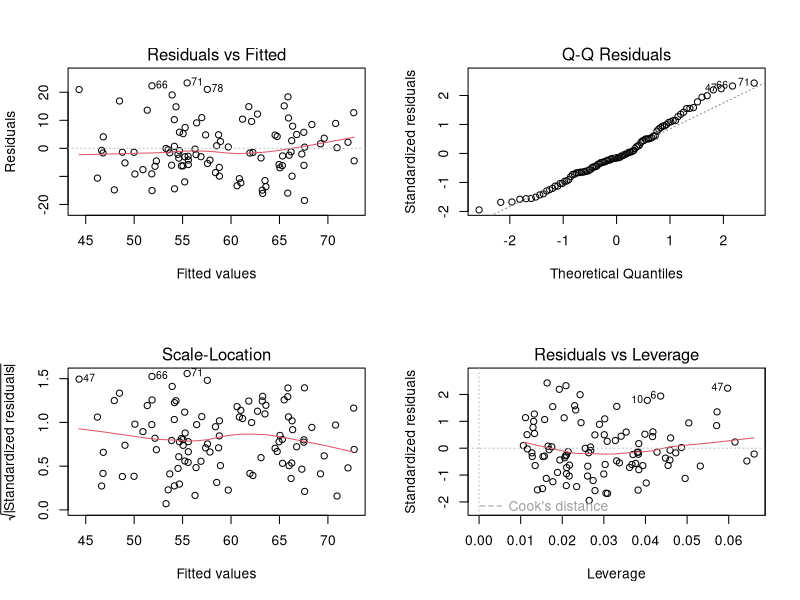
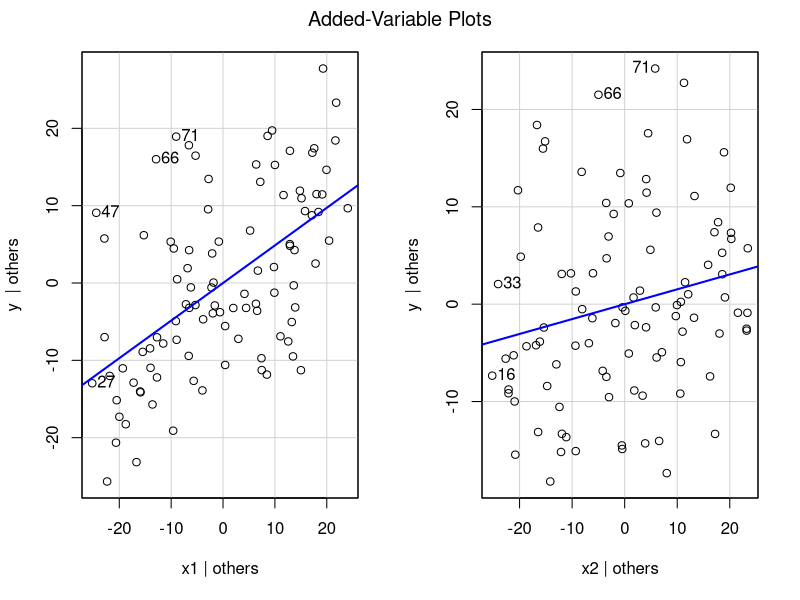
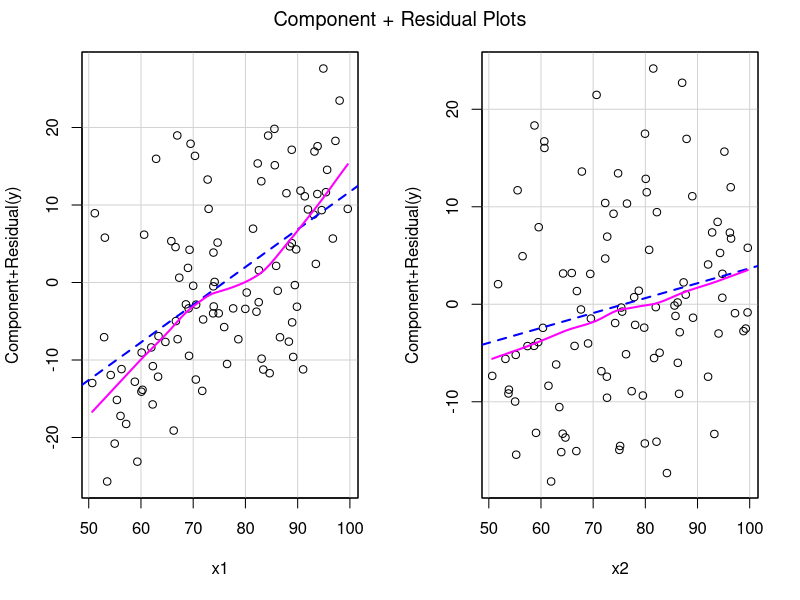
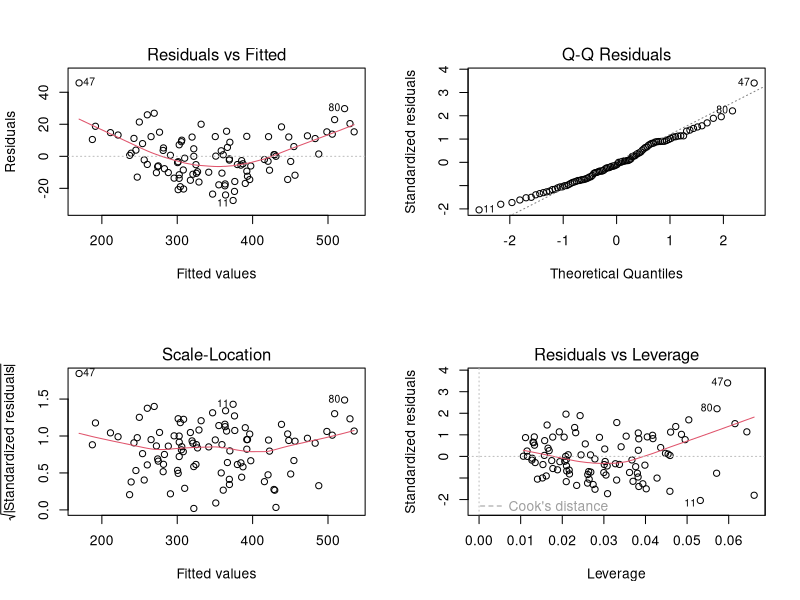
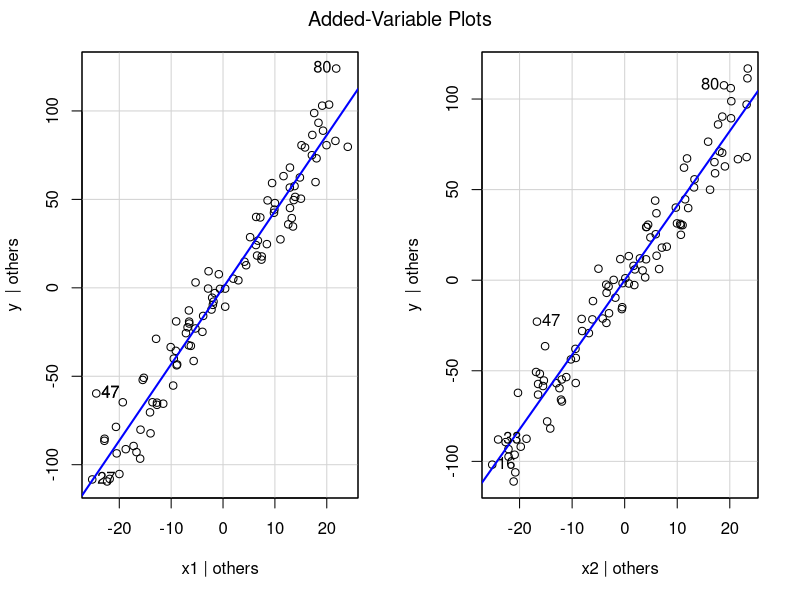
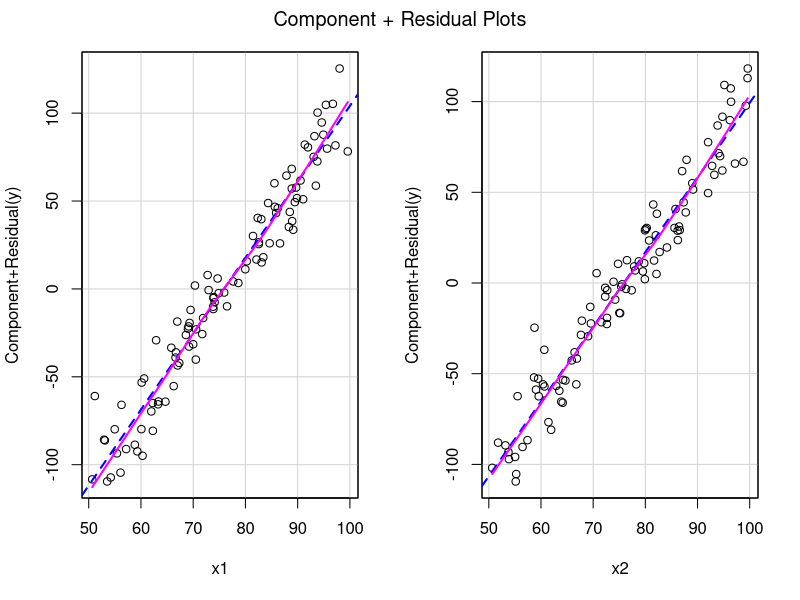

The R source for these figures, in order:
## ---- chunk 1
knitr::opts_chunk$set(echo = TRUE)
library(car)

## ---- chunk 2
getData = function(beta_3, n = 100, beta_0 = 10, beta_1 = 0.5, beta_2 = 0.15, sigma = 10) {
  set.seed(1) 
  x1 = runif(n, 50, 100)
  x2 = runif(n, 50, 100)
  
  eps = rnorm(n, mean = 0, sd = sigma)
  y = beta_0 + beta_1 * x1 + beta_2 * x2 + beta_3 * x1 * x2 + eps
  
  data.frame(x1 = x1, x2 = x2, y = y)
}


beta_3_values = c(0, 0.05, 0.5)
data_list = lapply(beta_3_values, getData)
## ---- chunk 3
data_1 <- data_list[[1]]  
model_1 <- lm(y ~ x1 + x2, data = data_1)

par(mfrow = c(2, 2))
## ---- chunk 4
summary(model_1)
plot(model_1)
avPlots(model_1)
crPlots(model_1)
## ---- chunk 5
data_2 <- data_list[[2]]  
model_2 <- lm(y ~ x1 + x2, data = data_2)
data_3 <- data_list[[3]]  
model_3 <- lm(y ~ x1 + x2, data = data_3)
## ---- chunk 6
summary(model_2)
plot(model_2)
avPlots(model_2)
crPlots(model_2)
